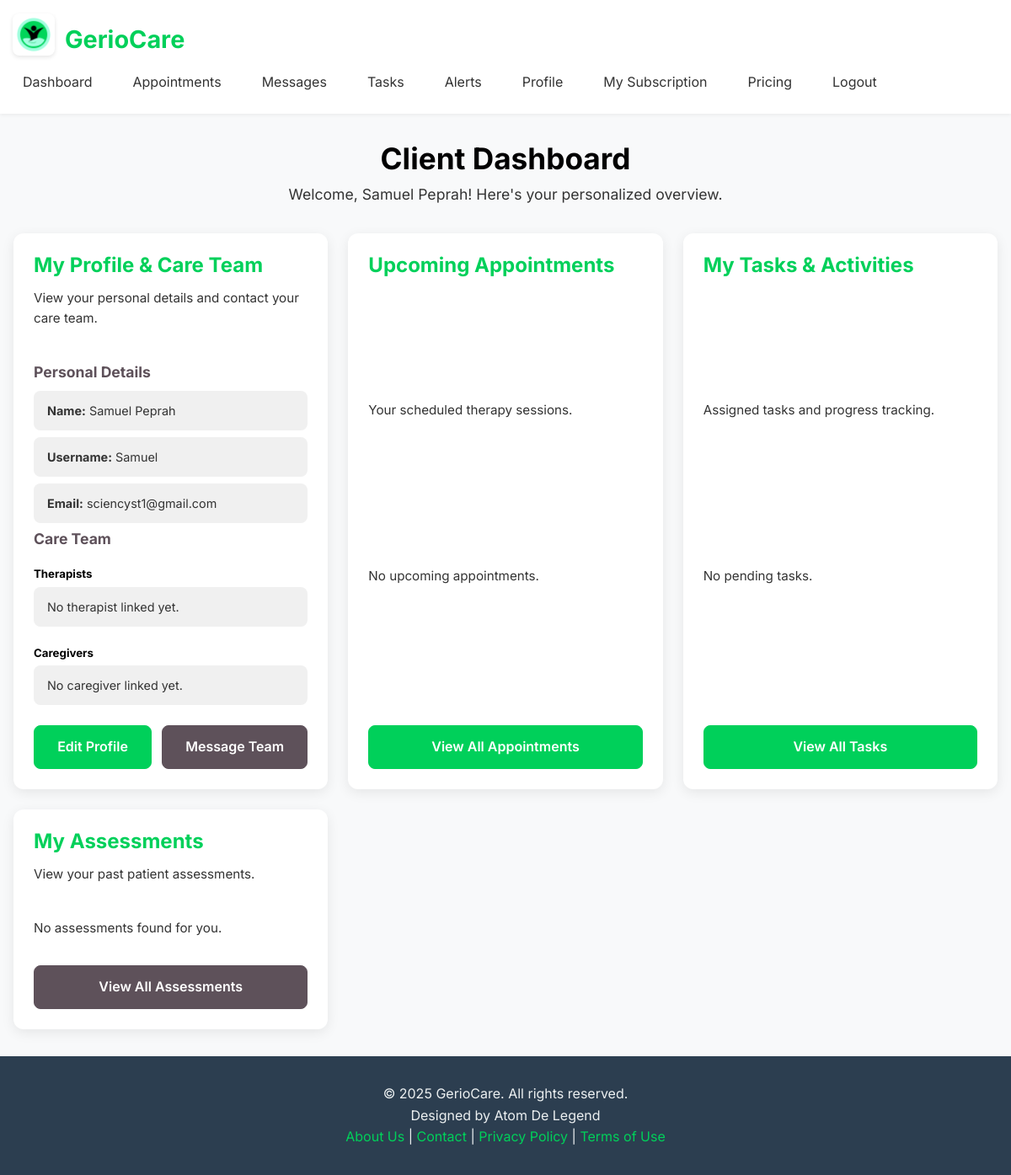
Screenshot of /client_dashboard (signed in) with the database file from the repository.
### models.py (models this page shows, shortened)
class User(UserMixin, db.Model):
    id = db.Column(db.Integer, primary_key=True)
    username = db.Column(db.String(80), unique=True, nullable=False)
    email = db.Column(db.String(120), unique=True, nullable=False)
    name = db.Column(db.String(120), nullable=False)
    password_hash = db.Column(db.String(128), nullable=False)
    role = db.Column(db.String(20), nullable=False, default='client') # 'admin', 'therapist', 'client', 'caregiver'
    is_online = db.Column(db.Boolean, default=False)
    last_online = db.Column(db.DateTime, default=datetime.utcnow)
    client_appointments = db.relationship('Appointment', foreign_keys='Appointment.client_id', backref='client', lazy=True)
    therapist_appointments = db.relationship('Appointment', foreign_keys='Appointment.therapist_id', backref='therapist', lazy=True)
    sent_messages = db.relationship('UserMessage', foreign_keys='UserMessage.sender_id', backref='sender', lazy=True)
    received_messages = db.relationship('UserMessage', foreign_keys='UserMessage.receiver_id', backref='receiver', lazy=True)
    alerts = db.relationship('Alert', backref='user', lazy=True)
    assigned_tasks = db.relationship('Task', foreign_keys='Task.client_id', backref='client_user', lazy=True)
    created_tasks = db.relationship('Task', foreign_keys='Task.therapist_id', backref='therapist_user', lazy=True)
    client_assessments = db.relationship('PatientAssessment', foreign_keys='PatientAssessment.client_id', backref='assessed_client', lazy=True)
    therapist_assessments = db.relationship('PatientAssessment', foreign_keys='PatientAssessment.therapist_id', backref='assessing_therapist', lazy=True)
    caregivers_of_client = db.relationship(
        'User', secondary=client_caregivers,
        primaryjoin=(client_caregivers.c.client_id == id),
        secondaryjoin=(client_caregivers.c.caregiver_id == id),
        backref=db.backref('clients_managed', lazy='dynamic'),
        lazy='dynamic'
    )
    subscriptions = db.relationship('Subscription', backref='user', lazy=True)

### app.py (the view)
@app.route('/client_dashboard')
@login_required
@role_required('client', 'admin')
@subscription_required
def client_dashboard():
    now_utc = datetime.utcnow()
    upcoming_appointments = Appointment.query.filter(
        Appointment.client_id == current_user.id,
        Appointment.start_time >= now_utc
    ).order_by(Appointment.start_time.asc()).limit(5).all()
    assigned_tasks = Task.query.filter(
        Task.client_id == current_user.id,
        Task.status == 'pending'
    ).order_by(Task.due_date.asc()).limit(5).all()
    recent_assessments_for_client = PatientAssessment.query.filter(
        PatientAssessment.client_id == current_user.id
    ).order_by(PatientAssessment.submitted_at.desc()).limit(5).all()
    linked_caregivers = current_user.caregivers_of_client.all()
    linked_therapists = User.query.join(Appointment, User.id == Appointment.therapist_id).filter(
        Appointment.client_id == current_user.id
    ).distinct().all()
    return render_template('dashboards/client_dashboard.html',
                            upcoming_appointments=upcoming_appointments,
                            assigned_tasks=assigned_tasks,
                            recent_assessments_for_client=recent_assessments_for_client,
                            linked_caregivers=linked_caregivers, # MODIFIED
                            linked_therapists=linked_therapists) # MODIFIED

### app.py (called while the page is built)
def has_active_subscription(user):
    if not user.is_authenticated or user.role != 'client':
        return True # Non-clients or unauthenticated users don't need a subscription to proceed
    latest_subscription = Subscription.query.filter_by(
        user_id=user.id,
        status='active'
    ).order_by(Subscription.expires_at.desc()).first() # Order by expiry to get the latest valid one
    if not latest_subscription:
        return False # No active subscription found
    return latest_subscription.expires_at > datetime.utcnow()

@app.context_processor
def inject_global_data():
    has_sub = False
    if current_user.is_authenticated:
        has_sub = has_active_subscription(current_user)
    return {
        'app_version': app.config.get('APP_VERSION', 'N/A'), # Get from config
        'now': datetime.utcnow(), # Using 'now' for consistency with existing templates
        'unread_alerts_count': Alert.query.filter_by(user_id=current_user.id, is_read=False).count() if current_user.is_authenticated else 0,
        'has_active_subscription_func': has_active_subscription, # Make the function itself available
        'user_has_active_subscription': has_sub # A boolean flag for simpler checks in templates
    }

def login_required(f):
    @wraps(f)
    def decorated_function(*args, **kwargs):
        if not current_user.is_authenticated:
            flash("You need to be logged in to view this page.", "info")
            return redirect(url_for("login"))
        return f(*args, **kwargs)
    return decorated_function

def subscription_required(f):
    @wraps(f)
    def decorated_function(*args, **kwargs):
        if not current_user.is_authenticated:
            flash("You need to be logged in to view this page.", "info")
            return redirect(url_for("login"))
        if current_user.role in ['admin', 'therapist', 'caregiver']: # MODIFIED: Added caregiver
            return f(*args, **kwargs)
        if not has_active_subscription(current_user):
            flash("Please subscribe to a plan to access this feature.", "warning")
            return redirect(url_for("pricing"))
        return f(*args, **kwargs)
    return decorated_function

def role_required(*roles):
    def wrapper(fn):
        @wraps(fn)
        def decorated(*args, **kwargs):
            if not current_user.is_authenticated or current_user.role not in roles:
                abort(403) # Forbidden
            return fn(*args, **kwargs)
        return decorated
    return wrapper

### templates/dashboards/client_dashboard.html (shortened to what this page needs)
{% extends 'base.html' %}
{% block head_css %}
    <link rel="stylesheet" href="{{ url_for('static', filename='css/dashboards/client_dashboard.css') }}">
{% endblock %}
{% block content %}
<div class="dashboard-container">
    <h1 class="dashboard-title">Client Dashboard</h1>
    <p class="dashboard-subtitle">Welcome, {{ current_user.name }}! Here's your personalized overview.</p>
    <div class="dashboard-grid">
        <div class="dashboard-card profile-card">
            <h3 class="card-title">My Profile & Care Team</h3>
            <p>View your personal details and contact your care team.</p>
            <div class="profile-details mt-3">
                <h4>Personal Details</h4>
                <p><strong>Name:</strong> {{ current_user.name }}</p>
                <p><strong>Username:</strong> {{ current_user.username }}</p>
                <p><strong>Email:</strong> {{ current_user.email }}</p>
                <h4>Care Team</h4>
                <h5 class="mt-3">Therapists</h5>
                {% if linked_therapists %}
                    <ul>
                        {% for therapist in linked_therapists %}
                            <li><strong>{{ therapist.name }}</strong> ({{ therapist.username }})</li>
                        {% endfor %}
                    </ul>
                {% else %}
                    <p class="text-muted">No therapist linked yet.</p>
                {% endif %}
                <h5 class="mt-3">Caregivers</h5>
                {% if linked_caregivers %}
                    <ul>
                        {% for caregiver in linked_caregivers %}
                            <li><strong>{{ caregiver.name }}</strong> ({{ caregiver.username }})</li>
                        {% endfor %}
                    </ul>
                {% else %}
                    <p class="text-muted">No caregiver linked yet.</p>
                {% endif %}
            </div>
            <div class="card-actions mt-3">
                <a href="{{ url_for('profile_edit') }}" class="btn btn-primary btn-sm">Edit Profile</a>
                <a href="{{ url_for('messages') }}" class="btn btn-secondary btn-sm">Message Team</a>
            </div>
        </div>
        <div class="dashboard-card appointment-card">
            <h3 class="card-title">Upcoming Appointments</h3>
            <p>Your scheduled therapy sessions.</p>
            <div class="appointment-list mt-3">
                {% if upcoming_appointments %}
                    <ul>
                        {% for appt in upcoming_appointments %}
                            <li>
                                <strong>{{ appt.therapist.name }}</strong>
                                <br>
                                <span class="text-muted text-sm">{{ appt.start_time.strftime('%Y-%m-%d %H:%M') }}</span>
                                <span class="status-{{ appt.status }} ml-2">{{ appt.status | capitalize }}</span>
                            </li>
                        {% endfor %}
                    </ul>
                {% else %}
                    <p class="text-muted">No upcoming appointments.</p>
                {% endif %}
            </div>
            <div class="card-actions mt-3">
                <a href="{{ url_for('appointments') }}" class="btn btn-primary btn-sm">View All Appointments</a>
            </div>
        </div>
        <div class="dashboard-card tasks-card">
            <h3 class="card-title">My Tasks & Activities</h3>
            <p>Assigned tasks and progress tracking.</p>
            <div class="tasks-list mt-3">
                {% if assigned_tasks %}
                    <ul>
                        {% for task in assigned_tasks %}
                            <li>
                                <strong>{{ task.title }}</strong>
                                <br>
                                <span class="text-muted text-sm">Due: {{ task.due_date.strftime('%Y-%m-%d') if task.due_date else 'N/A' }}</span>
                                <span class="status-{{ task.status }} ml-2">{{ task.status | capitalize }}</span>
                                {% if task.status == 'pending' %}
                                    <form action="{{ url_for('mark_task_complete', task_id=task.id) }}" method="POST" style="display:inline;">
                                        <button type="submit" class="btn btn-success btn-sm ml-2">Mark Complete</button>
                                    </form>
                                {% endif %}
                            </li>
                        {% endfor %}
                    </ul>
                {% else %}
                    <p class="text-muted">No pending tasks.</p>
                {% endif %}
            </div>
            <div class="card-actions mt-3">
                <a href="{{ url_for('tasks') }}" class="btn btn-primary btn-sm">View All Tasks</a>
            </div>
        </div>
        <div class="dashboard-card assessments-card">
            <h3 class="card-title">My Assessments</h3>
            <p>View your past patient assessments.</p>
            <div class="assessment-list mt-3">
                {% if recent_assessments_for_client %}
                    <ul>
                        {% for assessment in recent_assessments_for_client %}
                            <li>
                                <strong>{{ assessment.form_type | replace('_', ' ') | title }}</strong>
                                <br>
                                <span class="text-muted text-sm">Submitted: {{ assessment.submitted_at.strftime('%Y-%m-%d') }}</span>
                            </li>
                        {% endfor %}
                    </ul>
                {% else %}
                    <p class="text-muted">No assessments found for you.</p>
                {% endif %}
            </div>
            <div class="card-actions mt-3">
                <a href="{{ url_for('assessments_list') }}" class="btn btn-secondary btn-sm">View All Assessments</a>
            </div>
        </div>
    </div>
</div>
{% endblock %}

### static/css/base.css (style rules this page uses)
*, *::before, *::after { box-sizing: border-box; margin: 0; padding: 0; }
html { font-size: 16px; scroll-behavior: smooth; box-sizing: border-box; }
body { font-family: 'Inter', sans-serif; line-height: 1.6; color: var(--color-text-dark); background-color: var(--color-background-light); min-height: 100vh; display: flex; flex-direction: column; }
:root { --color-vibrant-green: #00D05A; --color-light-aqua: #C3F3FF; --color-black: #000000; --color-muted-purple-gray: #5E515A; --color-darker-green: #63B95F; --color-pink-magenta: #DE50AA; --color-primary: var(--color-vibrant-green); --color-secondary: var(--color-muted-purple-gray); --color-accent: var(--color-pink-magenta); --color-background-light: #f8f9fa; --color-background-dark: #2c3e50; --color-text-dark: #333; --color-text-light: #ecf0f1; --color-border: #ced4da; --color-success: #28a745; --color-danger: #dc3545; --color-info: #17a2b8; --color-warning: #ffc107; --color-link: #007bff; --color-primary-light: #E0F7FA; --color-accent-light: #ffebeb; }
h1, h2, h3, h4, h5, h6 { font-family: 'Inter', sans-serif; color: var(--color-black); margin-bottom: 0.5em; line-height: 1.2; }
h1 { font-size: 2.5rem; }
h3 { font-size: 1.75rem; }
h4 { font-size: 1.5rem; }
h5 { font-size: 1.25rem; }
p { margin-bottom: 1em; }
a { color: var(--color-primary); text-decoration: none; transition: color 0.3s ease; }
.btn { display: inline-flex; padding: 0.75rem 1.5rem; font-size: 1rem; font-weight: 600; text-align: center; white-space: nowrap; vertical-align: middle; cursor: pointer; border: 1px solid transparent; border-radius: 0.5rem; transition: all 0.2s ease-in-out; -webkit-user-select: none; user-select: none; align-items: center; justify-content: center; gap: 0.5rem; }
.btn-primary { color: #fff; background-color: var(--color-primary); border-color: var(--color-primary); }
.btn-secondary { color: #fff; background-color: var(--color-secondary); border-color: var(--color-secondary); }
.mt-3 { margin-top: 1.5rem; }
.text-muted { color: #6c757d; }

### static/css/dashboards/client_dashboard.css (style rules this page uses)
.dashboard-container { padding: 2rem 1rem; background-color: var(--color-background-light); min-height: calc(100vh - 120px); }
.dashboard-title { font-size: 2.2rem; color: var(--color-black); text-align: center; margin-bottom: 0.5rem; }
.dashboard-subtitle { font-size: 1.1rem; color: var(--color-text-dark); text-align: center; margin-bottom: 2rem; }
.dashboard-grid { display: grid; gap: 1.5rem; grid-template-columns: 1fr; }
.dashboard-card { background-color: #fff; padding: 1.5rem; border-radius: 0.75rem; box-shadow: 0 4px 15px rgba(0, 0, 0, 0.08); display: flex; flex-direction: column; justify-content: space-between; }
.card-title { font-size: 1.5rem; color: var(--color-primary); margin-bottom: 0.75rem; }
.dashboard-card p { color: var(--color-text-dark); font-size: 0.95rem; margin-bottom: 1rem; }
.card-actions { display: flex; flex-wrap: wrap; gap: 0.75rem; margin-top: 1rem; }
.card-actions .btn { flex-grow: 1; }
.profile-details p, .appointment-list ul li, .tasks-list ul li, .assessment-list ul li { background-color: #f0f0f0; padding: 0.75rem 1rem; border-radius: 0.5rem; margin-bottom: 0.5rem; font-size: 0.9rem; color: var(--color-text-dark); }
.profile-details h4, .appointment-list h4, .tasks-list h4, .assessment-list h4 { font-size: 1.1rem; color: var(--color-secondary); margin-bottom: 0.75rem; }
@media (min-width: 768px) { .dashboard-grid { grid-template-columns: repeat(2, 1fr); } }
@media (min-width: 992px) { .dashboard-grid { grid-template-columns: repeat(3, 1fr); } }

### rows the page displays
User: name "Samuel Peprah", username "Samuel", email "sciencyst1@gmail.com"
